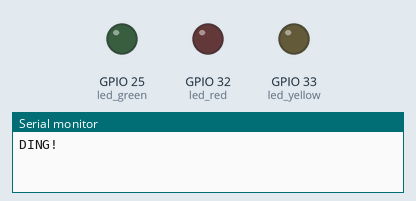
The sketch below on a simulated ESP32. Parts: output pins drawn as LEDs (lit = HIGH), the last lines printed to the serial monitor.

Above: at 0.05 s.
At 1.85 s:
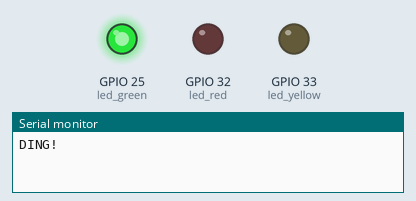
At 3.65 s:
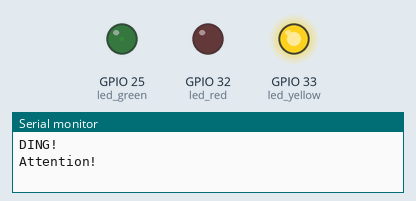
At 7.25 s:
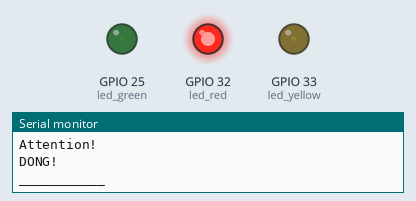
Timing chart, 0 to 9.5 s (numbered marks = the images above):
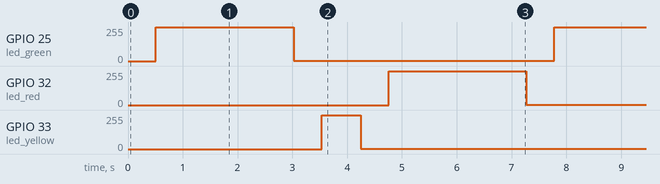

The sketch:

fading_traffic_light.ino
```cpp
const int led_red     = 32;
const int led_yellow  = 33;
const int led_green   = 25;

const int iteration_speed   = 2;
const int main_delay        = 2000;

void setup() {

  Serial.begin(115200);

  pinMode(led_red,OUTPUT);
  pinMode(led_yellow,OUTPUT);
  pinMode(led_green,OUTPUT);
}

void loop() {

  Serial.println("DING!");
  FadeIn(led_green,iteration_speed);
  delay(main_delay);

  Serial.println("Attention!");

  FadeOut(led_green,iteration_speed);
  FadeIn(led_yellow,iteration_speed);
  delay(main_delay/10);

  FadeOut(led_yellow,iteration_speed);

  Serial.println("DONG!");
  Serial.println("___________");
  FadeIn(led_red,iteration_speed);
  delay(main_delay);

  FadeOut(led_red,iteration_speed);
}

void FadeIn(int pin_number, int delay_ms)
{
  for (int i=0;i<255;i++)
  {
    analogWrite(pin_number,i);
    delay(delay_ms);
  }
}

void FadeOut(int pin_number,int delay_ms)
{
  for (int i=255;i>0;i--)
  {
    analogWrite(pin_number,i);
    delay(delay_ms);
  }
}
```

Measured:
- by itself, GPIO 25 (led_green), GPIO 32 (led_red): alternates 254/255 for 2.5 s and 1/255 for 4.8 s
- by itself, GPIO 33 (led_yellow): alternates 254/255 for 0.71 s and 1/255 for 6.6 s
